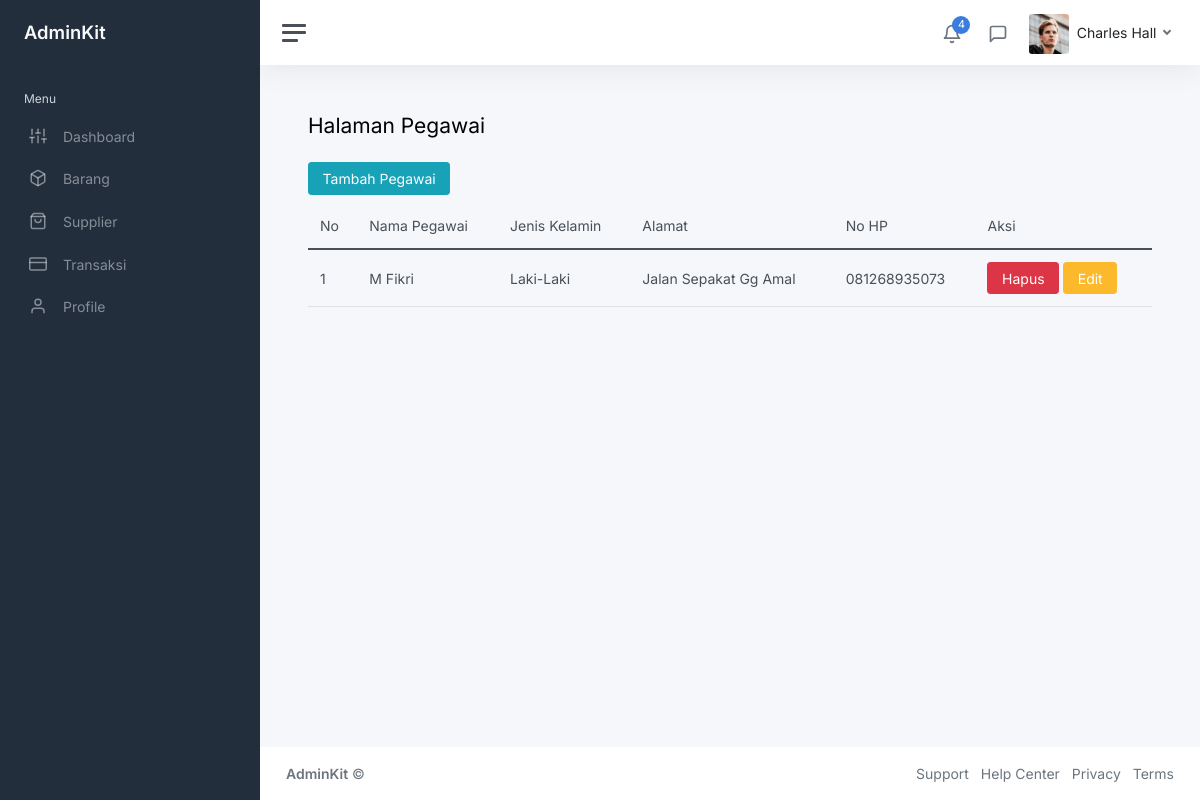
/index.php/pegawai, run on the app's committed database.
### tables this page shows
CREATE TABLE `pegawai` (
  `id_pegawai` int(11) NOT NULL,
  `nama_pegawai` varchar(100) NOT NULL,
  `alamat_pegawai` varchar(100) NOT NULL,
  `jenis_kelamin` varchar(100) NOT NULL,
  `no_hp` varchar(20) NOT NULL
);

### application/controllers/Pegawai.php (called while the page is built, shortened)
<?php
class Pegawai extends CI_Controller
{
    public function __construct()
    {
        $this->load->model('Pegawai_model');
    }
    public function index()
    {
        $data['judul'] = "Halaman Pegawai";
        $data['user'] = $this->db->get_where('user', ['email' => $this->session->userdata('email')])->row_array();
        $data['pegawai'] = $this->Pegawai_model->get();
        $this->load->view("layout/header");
        $this->load->view("pegawai/vw_pegawai", $data);
        $this->load->view("layout/footer");
    }
}

### index.php (called while the page is built, shortened)
<?php
require_once BASEPATH.'core/CodeIgniter.php';

### application/models/Pegawai_model.php (called while the page is built, shortened)
<?php
class Pegawai_model extends CI_Model
{
    public $table = 'pegawai';
    public function get()
    {
        $this->db->from($this->table);
        $query = $this->db->get();
        return $query->result_array();
    }
}

### application/views/pegawai/vw_pegawai.php (the view)
<main class="content">
    <div class="container-fluid p-0">
        <h1 class="h3 mb-4 text-gray-800"><?php echo $judul; ?></h1>
        <div class="row">
            <div class="col-md-6"><a href="<?= base_url('Pegawai/Tambah') ?>" class="btn btn-info mb-2">Tambah Pegawai</a></div>
            <div class="col-md-12">
                <table class="table">
                    <thead>
                        <tr>
                            <td>No</td>
                            <td>Nama Pegawai</td>
                            <td>Jenis Kelamin</td>
                            <td>Alamat</td>
                            <td>No HP</td>
                            <td>Aksi</td>
                        </tr>
                    </thead>
                    <tbody>
                    <?php $i = 1; ?>
                    <?php foreach ($pegawai as $us) : ?>
                        <tr>
                            <td><?= $i; ?></td>
                            <td><?= $us['nama_pegawai']; ?></td>
                            <td><?= $us['jenis_kelamin']; ?></td>
                            <td><?= $us['alamat_pegawai']; ?></td>
                            <td><?= $us['no_hp']; ?></td>
                            <td>
                                <a href="<?= base_url('Pegawai/hapus/') . $us['id_pegawai']; ?>" class="btn btn-danger">Hapus</a>
                                <a href="<?= base_url('Pegawai/edit/') . $us['id_pegawai']; ?>" class="btn btn-warning">Edit</a>
                            </td>
                        </tr>
                        <?php $i++; ?>
                    <?php endforeach; ?>
                    </tbody>
                </table>
            </div>
        </div>
    </div>
</main>

### data on the page
pegawai: nama_pegawai "M Fikri", jenis_kelamin "Laki-Laki", alamat_pegawai "Jalan Sepakat Gg Amal", no_hp "081268935073"

### other printed values
$judul "Halaman Pegawai"
